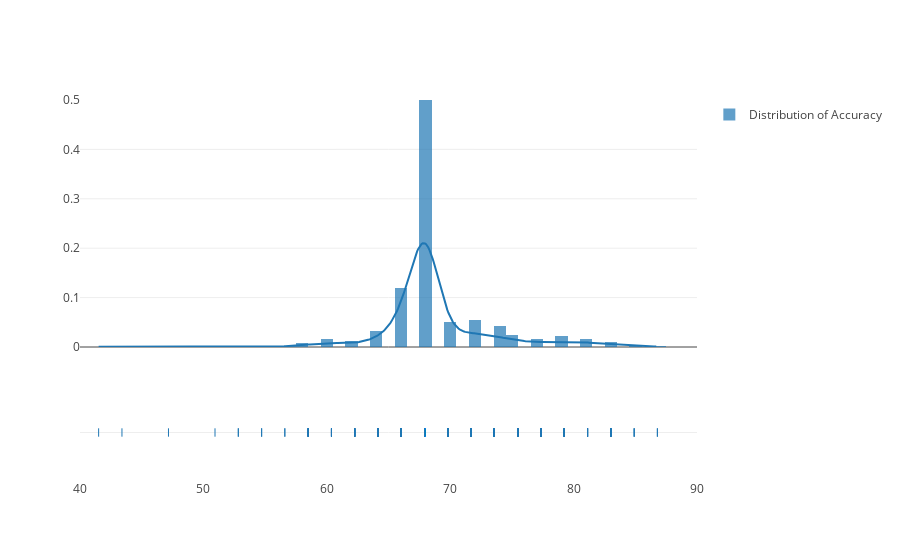

The code cell stored with this chart in its notebook:
### Markdown cell above
You can see we have a nicely spread out distribution with a peak at around 67% accuracy. This distribution will change if you run it again. All of this is happening due to the small change that we made in how we update our weights i.e the effect of using equation 3 rather than equation 1. 

This constant change in the accuracy is because we are updating equation the weights constantly. If we were to plot the value of the cost function each time we updated the weights we will find that there will be a lot of variation in the cost over the number of iteration. It will come down to a single value but after a lot of variation. This is where stochastic gradient descent gets its name from. This variation in the cost function is stochastic hence the name. 

Of course one might be wondering why do we even use stochastic gradient descent in the first place? Where is this approach useful? Well thats the topic of our next section.

## Where is stochastic gradient descent useful? 


The real strength in stochastic gradient descent lies in points- 

1) Hyper parameter tuning
2) Dealing with large data and sparse data



below is an example of 1) We have taken the same model SDG classifier as above and changed a bunch of hyper parameters and run the model again. The axis of both plots for above and below are the same. What you can see is that although the most probable accuracy is still around 67% we have access higher accuracy models in when we change the hyper parameters like learning rate, regularization etc. While you can change many parameters when doing gradient descent, you general have more control over how you are minimizing the cost function when you use stochastic gradient descent.

### Code cell
def sgdclassifier(x_data, y_data, x_test_data, y_test_data):
    sgd_clf = SGDClassifier(loss="log", penalty="l1", max_iter=1000, tol =0.19, alpha = 0.01, epsilon=0.5, shuffle=True)
    sgd_clf.fit(x_data,y_data)
    sgd_pred = sgd_clf.predict(x_test_data)
    accuracy_sgd = np.round(100*(accuracy_score(y_test_data, sgd_pred)),2)
    return accuracy_sgd

accuracy_values = []
for i in range(0,1000): 
    accuracy_values.append(sgdclassifier(x_train,y_train, x_test, y_test))
    

hist_data = [accuracy_values]
group_labels = ['Distribution of Accuracy']


fig = ff.create_distplot(hist_data, group_labels)
fig.layout.xaxis.range=[40,90]
fig.layout.yaxis.range=[0,0.5]

iplot(fig, filename='Distribution of accuracies')

### Figure 1 — Plotly figure (JSON) as saved in the notebook; plotly's stock layout.template omitted (floating-point values rounded to 4 significant figures; data arrays with more than 128 entries replaced by an {"elided": "..."} marker saying what was removed)
{"data": [{"autobinx": false, "histnorm": "probability density", "legendgroup": "Distribution of Accuracy", "marker": {"color": "rgb(31, 119, 180)"}, "name": "Distribution of Accuracy", "opacity": 0.7, "type": "histogram", "uid": "7cee5ef7-c9dc-461a-bf30-c242f9b12126", "x": {"elided": "1000 float values"}, "xaxis": "x", "xbins": {"end": 86.79, "size": 1, "start": 41.51}, "yaxis": "y"}, {"legendgroup": "Distribution of Accuracy", "marker": {"color": "rgb(31, 119, 180)"}, "mode": "lines", "name": "Distribution of Accuracy", "showlegend": false, "type": "scatter", "uid": "32e9da63-641c-471a-be39-119735da80cf", "x": {"elided": "500 float values"}, "xaxis": "x", "y": {"elided": "500 float values"}, "yaxis": "y"}, {"legendgroup": "Distribution of Accuracy", "marker": {"color": "rgb(31, 119, 180)", "symbol": "line-ns-open"}, "mode": "markers", "name": "Distribution of Accuracy", "showlegend": false, "type": "scatter", "uid": "7d363c51-e763-4c84-948d-6a82e9ededc4", "x": {"elided": "1000 float values"}, "xaxis": "x", "y": {"elided": "1000 str values"}, "yaxis": "y2"}], "layout": {"barmode": "overlay", "hovermode": "closest", "legend": {"traceorder": "reversed"}, "xaxis": {"anchor": "y2", "domain": [0, 1], "range": [40, 90], "zeroline": false}, "yaxis": {"anchor": "free", "domain": [0.35, 1], "position": 0, "range": [0, 0.5]}, "yaxis2": {"anchor": "x", "domain": [0, 0.25], "dtick": 1, "showticklabels": false}}}
